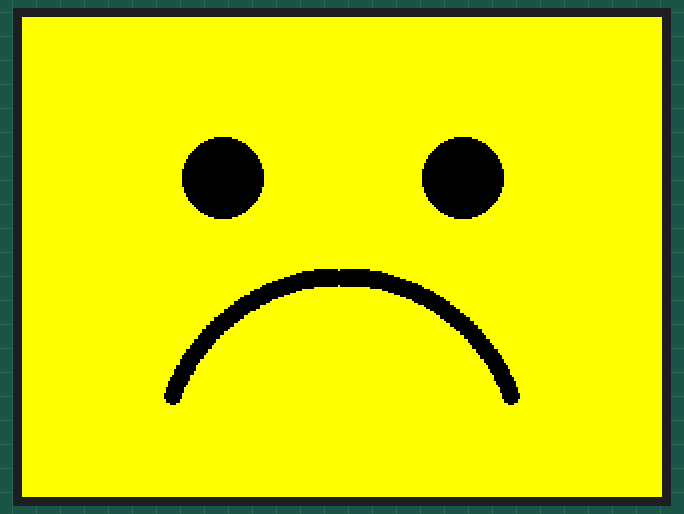
Recording of a sketch running on a simulated Arduino Uno, built with avr-gcc and run on an emulated ATmega328P. Shown: 320×240 colour display.

Above: at 0.4 s.

The sketch:

Sad.ino
```cpp
#include <Adafruit_GFX.h>
#include <Adafruit_ILI9341.h>
#include <SPI.h>
#include <math.h>

#define TFT_CS   10
#define TFT_DC   9
#define TFT_RST  8

Adafruit_ILI9341 tft = Adafruit_ILI9341(TFT_CS, TFT_DC, TFT_RST);

// draw frown curve
void drawFrown(int x, int y, int r) {
  for (int angle = 200; angle <= 340; angle += 2) {
    float rad = angle * DEG_TO_RAD;
    int px = x + r * cos(rad);
    int py = y + r * sin(rad);
    tft.fillCircle(px, py, 4, ILI9341_BLACK);
  }
}

void setup() {

  tft.begin();
  tft.setRotation(1);

  // FULL SCREEN FACE
  tft.fillScreen(ILI9341_YELLOW);

  int cx = 160;
  int cy = 120;

  // Eyes
  tft.fillCircle(cx - 60, cy - 40, 20, ILI9341_BLACK);
  tft.fillCircle(cx + 60, cy - 40, 20, ILI9341_BLACK);

  // Large frown
  drawFrown(cx, cy + 100, 90);
}

void loop() {
}
```
